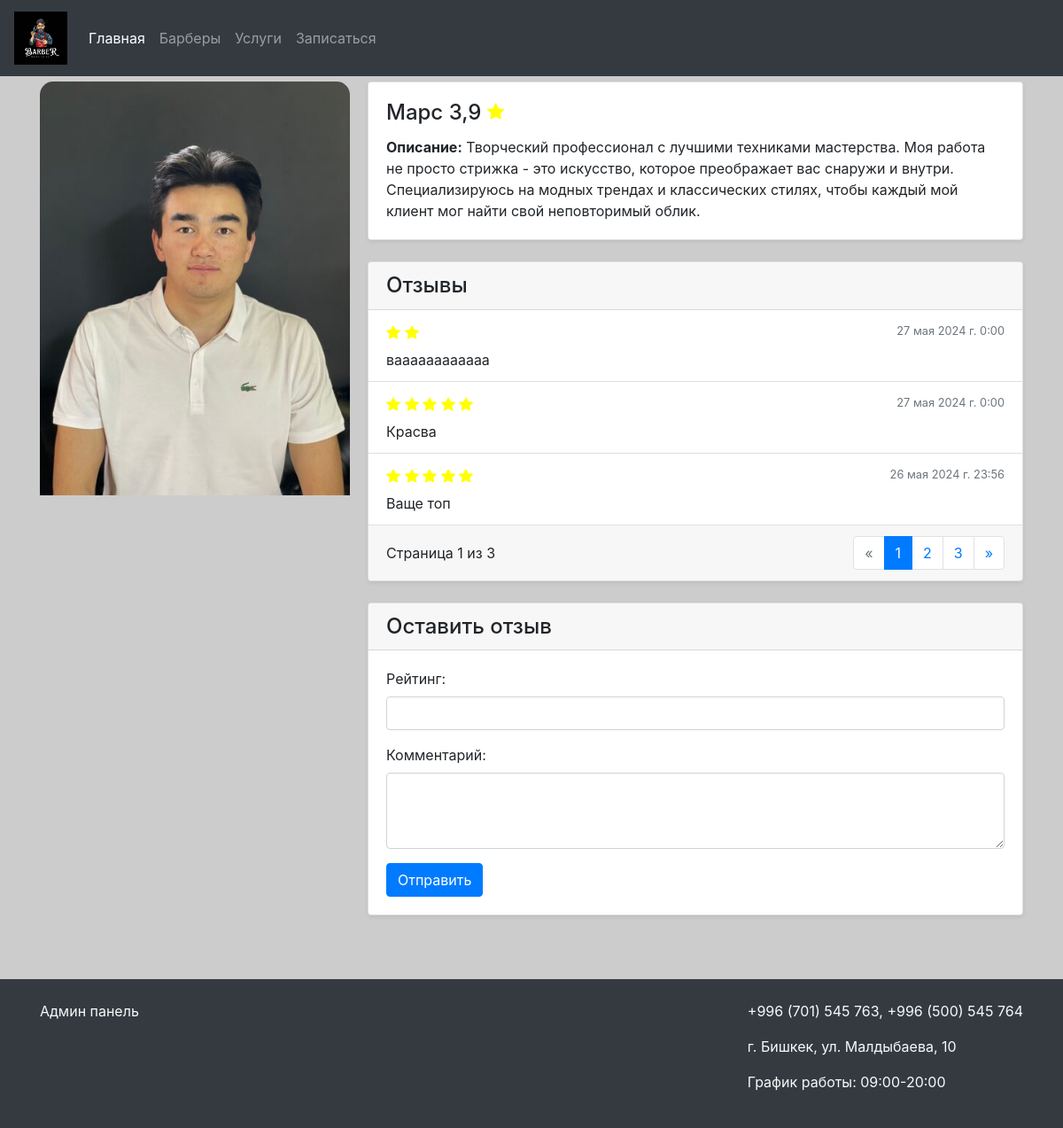
Screenshot of /barbers/2/ with the database file from the repository.
### barbershop/models.py (models this page shows, shortened)
class Barber(models.Model):
    photo = models.ImageField(upload_to='barbers/')
    name = models.CharField(max_length=100)
    description = models.TextField()

class Review(models.Model):
    barber = models.ForeignKey(Barber, related_name='reviews', on_delete=models.CASCADE)
    rating = models.IntegerField(validators=[MinValueValidator(1), MaxValueValidator(5)])
    comment = models.TextField()
    created_at = models.DateTimeField(auto_now_add=True, verbose_name='Дата создания')

### barbershop/views.py (the view)
# urls.py: path('barbers/<int:pk>/', views.barber_detail, name='barber_detail'),
def barber_detail(request, pk):
    barber = get_object_or_404(Barber, pk=pk)
    reviews = barber.reviews.all().order_by('-created_at')
    paginator = Paginator(reviews, 3)
    page_number = request.GET.get('page')
    page_obj = paginator.get_page(page_number)
    average_rating = reviews.aggregate(Avg('rating'))['rating__avg']
    return render(request, 'barber_detail.html', {'barber': barber, 'page_obj': page_obj, 'average_rating': average_rating})

### main/templatetags/custom_filters.py (called while the page is built)
@register.filter
def times(number):
    return range(number)

### templates/barber_detail.html (shortened to what this page needs)
{% load custom_filters %}
{% include 'header_and_footer/header.html' %}
<div class="container">
    <div class="mb-4 d-flex" style="margin-top: 20px">
        <div style="margin-right: 20px">
            <img src="{% if barber.photo %}{{ barber.photo.url }}{% else %}../../../media/empty.png{% endif %}"
                 class="card-img-top" alt="{{ barber.name }}">
        </div>
        <div>
            <div class="card shadow-sm">
                <div class="card-body">
                    <h4 class="card-title">{{ barber.name }} {% if average_rating %}{{ average_rating|floatformat:1 }} {% endif %}</h4>
                    <p class="card-text"><strong>Описание:</strong> {{ barber.description }}</p>
                </div>
            </div>
            <div class="card shadow-sm my-4">
                <div class="card-header">
                    <h4 class="mb-0">Отзывы</h4>
                </div>
                <ul class="list-group list-group-flush">
                    {% for review in page_obj %}
                        <li class="list-group-item">
                            <div class="d-flex justify-content-between align-items-center">
                                <div>
                                </div>
                                <small class="text-muted">{{ review.created_at}}</small>
                            </div>
                            <div class="mt-2">
                                {{ review.comment }}
                            </div>
                        </li>
                    {% empty %}
                        <li class="list-group-item">Пока нет отзывов</li>
                    {% endfor %}
                </ul>
                <div class="card-footer d-flex justify-content-between align-items-center">
                    <span>Страница {{ page_obj.number }} из {{ page_obj.paginator.num_pages }}</span>
                    <nav aria-label="Page navigation">
                        <ul class="pagination mb-0">
                            {% if page_obj.has_previous %}
                                <li class="page-item">
                                    <a class="page-link" href="?page={{ page_obj.previous_page_number }}" aria-label="Previous">
                                        <span aria-hidden="true">&laquo;</span>
                                    </a>
                                </li>
                            {% else %}
                                <li class="page-item disabled">
                                    <span class="page-link">&laquo;</span>
                                </li>
                            {% endif %}
                            {% for num in page_obj.paginator.page_range %}
                                {% if page_obj.number == num %}
                                    <li class="page-item active"><span class="page-link">{{ num }}</span></li>
                                {% else %}
                                    <li class="page-item"><a class="page-link" href="?page={{ num }}">{{ num }}</a></li>
                                {% endif %}
                            {% endfor %}
                            {% if page_obj.has_next %}
                                <li class="page-item">
                                    <a class="page-link" href="?page={{ page_obj.next_page_number }}" aria-label="Next">
                                        <span aria-hidden="true">&raquo;</span>
                                    </a>
                                </li>
                            {% else %}
                                <li class="page-item disabled">
                                    <span class="page-link">&raquo;</span>
                                </li>
                            {% endif %}
                        </ul>
                    </nav>
                </div>
            </div>
            <div class="card shadow-sm my-4">
                <div class="card-header">
                    <h4 class="mb-0">Оставить отзыв</h4>
                </div>
                <div class="card-body">
                    <form method="post" action="{% url 'add_review' %}">
                        <div class="mb-3">
                            <label for="rating" class="form-label">Рейтинг:</label>
                            <input type="number" name="rating" id="rating" class="form-control" min="1" max="5" required>
                        </div>
                        <div class="mb-3">
                            <label for="comment" class="form-label">Комментарий:</label>
                            <textarea name="comment" id="comment" class="form-control" rows="3" required></textarea>
                        </div>
                        <button type="submit" class="btn btn-primary">Отправить</button>
                    </form>
                </div>
            </div>
        </div>
    </div>
</div>
{% include 'header_and_footer/footer.html' %}

### static/css/style.css (style rules this page uses)
body { background-color: #ccc; }
.card { transition: transform 0.2s ease-in-out; }

### templates/barber_detail.html (style rules this page uses)
.card-img-top { border-radius: 15px 15px 0 0; width: 350px; height: auto; display: block; margin: 0 auto; }

### rows the page displays
Barber: photo (picture), name "Марс", description "Творческий профессионал с лучшими техниками мастерства. Моя работа не просто стрижка - это искусство, которое преображает вас снаружи и внутри. Специализируюсь на модных трендах и классических стилях, чтобы каждый мой клиент мог найти свой неповторимый облик."
Review: rating 2 (drawn), created_at "27 мая 2024 г. 0:00", comment "ваааааааааааа"
Review: rating 5 (drawn), created_at "27 мая 2024 г. 0:00", comment "Красва"
Review: rating 5 (drawn), created_at "26 мая 2024 г. 23:56", comment "Ваще топ"

### other values shown
{{ average_rating|floatformat:1 }} "3,9"
{{ page_obj.number }} "1"
{{ page_obj.paginator.num_pages }} "3"
{{ num }} "1"
{{ num }} "2" "3"
